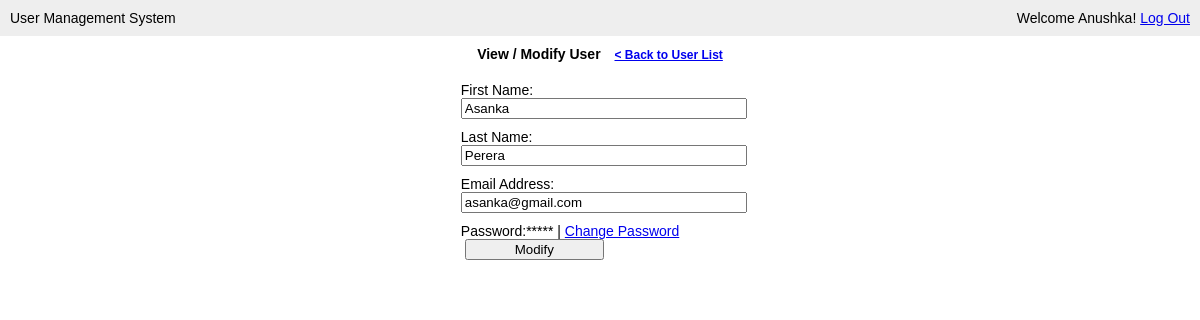
The app's page /modify-user.php?user_id=2 (signed in) with its own data.
### tables this page shows
CREATE TABLE `user` (
  `id` int(11) NOT NULL,
  `first_name` varchar(50) NOT NULL,
  `last_name` varchar(100) NOT NULL,
  `email` varchar(100) NOT NULL,
  `password` varchar(40) NOT NULL,
  `last_login` datetime NOT NULL,
  `is_deleted` tinyint(1) NOT NULL
);

### modify-user.php (the view, shortened to what this page needs)
<?php require_once('inc/connection.php'); ?>
<?php
$user_id = '';
$first_name = '';
$last_name = '';
$email = '';
if (isset($_GET['user_id'])) {
    $user_id = mysqli_real_escape_string($connection, $_GET['user_id']);
    $query = "SELECT * FROM user WHERE id = {$user_id} LIMIT 1";
    $result_set = mysqli_query($connection, $query);
    if ($result_set) {
        if (mysqli_num_rows($result_set) == 1) {
            $result = mysqli_fetch_assoc($result_set);
            $first_name = $result['first_name'];
            $last_name = $result['last_name'];
            $email = $result['email'];
        } else {
            header('Location: users.php?err=user_not_found');
        }
    } else {
        header('Location: users.php?err=query_failure');
    }
}
?>
<!DOCTYPE html>
<html lang="en">
<head>
    <link rel="stylesheet" href="css/add-user.css">
</head>
<body>
    <header>
        <div class="appname">User Management System</div>
        <div class="loggedin">Welcome <?php echo $_SESSION['first_name']; ?>! <a href="logout.php">Log Out</a></div>
    </header>
    <main>
        <div class="header-div">
            <h1>View / Modify User <span><a href="add-user.php">
                        < Back to User List</a></span></h1>
        </div>
        <div class="add-user-form">
            <form action="modify-user.php" method="post" class="userform">
                <p>
                    <label for="">First Name:</label>
                    <input type="text" name="first_name" <?php echo 'value="' . $first_name . '"'; ?>>
                </p>
                <p>
                    <label for="">Last Name:</label>
                    <input type="text" name="last_name" <?php echo 'value="' . $last_name . '"'; ?>>
                </p>
                <p>
                    <label for="">Email Address:</label>
                    <input type="text" name="email" <?php echo 'value="' . $email . '"'; ?>>
                </p>
                <p>
                    <label for="">Password:</label>
                    <span>*****</span> | <a href="change-password.php?user_id=<?php echo $user_id; ?>">Change Password</a>
                </p>
                <p>
                    <label for="">&nbsp;</label>
                    <button type="submit" name="submit">Modify</button>
                </p>
            </form>
        </div>
    </main>
</body>
</html>

### css/add-user.css (style rules this page uses)
* { margin: 0; }
body { font-family: Arial, Helvetica, sans-serif; font-size: 14px; }
header { background-color: #eee; overflow: auto; padding: 10px; }
header .appname { float: left; }
header .loggedin { float: right; }
main .header-div { width: 100%; display: flex; justify-content: center; margin-top: 10px; margin-bottom: 10px; }
main .header-div h1 { font-size: 14px; }
main .header-div span { margin-left: 10px; font-size: 12px; }
.add-user-form { width: 80%; display: flex; justify-content: center; margin: 20px auto; }
.add-user-form input { width: 100%; margin-bottom: 10px; }
.add-user-form label { float: left; }
.add-user-form button { width: 50%; }

### records on screen
user: first_name "Asanka", last_name "Perera", email "asanka@gmail.com"

### other values on screen
$_SESSION['first_name'] "Anushka"
